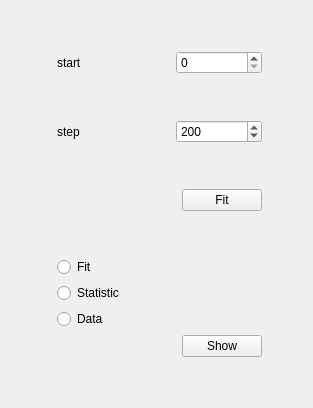
      <widget class="QWidget" name="fitting_tab">
       <attribute name="title">
        <string>Fitting</string>
       </attribute>
       <layout class="QGridLayout" name="gridLayout_3" rowstretch="0,0,0,0,0,0,0,0,0,0,0,0" columnstretch="0,0,0,4,4,0">
        <item row="3" column="1">
         <widget class="QLabel" name="step_label">
          <property name="text">
           <string>step</string>
          </property>
         </widget>
        </item>
        <item row="1" column="5">
         <spacer name="horizontalSpacer_35">
          <property name="orientation">
           <enum>Qt::Horizontal</enum>
          </property>
          <property name="sizeHint" stdset="0">
           <size>
            <width>40</width>
            <height>20</height>
           </size>
          </property>
         </spacer>
        </item>
        <item row="11" column="4">
         <spacer name="verticalSpacer_26">
          <property name="orientation">
           <enum>Qt::Vertical</enum>
          </property>
          <property name="sizeHint" stdset="0">
           <size>
            <width>20</width>
            <height>40</height>
           </size>
          </property>
         </spacer>
        </item>
        <item row="1" column="1">
         <widget class="QLabel" name="start_label">
          <property name="text">
           <string>start</string>
          </property>
         </widget>
        </item>
        <item row="10" column="4">
         <widget class="QPushButton" name="show_button">
          <property name="sizePolicy">
           <sizepolicy hsizetype="Expanding" vsizetype="Expanding">
            <horstretch>0</horstretch>
            <verstretch>0</verstretch>
           </sizepolicy>
          </property>
          <property name="maximumSize">
           <size>
            <width>16777215</width>
            <height>50</height>
           </size>
          </property>
          <property name="autoFillBackground">
           <bool>false</bool>
          </property>
          <property name="text">
           <string>Show</string>
          </property>
         </widget>
        </item>
        <item row="5" column="4">
         <widget class="QPushButton" name="fit_button">
          <property name="enabled">
           <bool>true</bool>
          </property>
          <property name="sizePolicy">
           <sizepolicy hsizetype="Expanding" vsizetype="Expanding">
            <horstretch>0</horstretch>
            <verstretch>0</verstretch>
           </sizepolicy>
          </property>
          <property name="maximumSize">
           <size>
            <width>16777215</width>
            <height>50</height>
           </size>
          </property>
          <property name="text">
           <string>Fit</string>
          </property>
         </widget>
        </item>
        <item row="1" column="0">
         <spacer name="horizontalSpacer_26">
          <property name="orientation">
           <enum>Qt::Horizontal</enum>
          </property>
          <property name="sizeHint" stdset="0">
           <size>
            <width>40</width>
            <height>20</height>
           </size>
          </property>
         </spacer>
        </item>
        <item row="8" column="1">
         <widget class="QRadioButton" name="statistic_radiobutton">
          <property name="sizePolicy">
           <sizepolicy hsizetype="Expanding" vsizetype="Expanding">
            <horstretch>0</horstretch>
            <verstretch>0</verstretch>
           </sizepolicy>
          </property>
          <property name="autoFillBackground">
           <bool>false</bool>
          </property>
          <property name="text">
           <string>Statistic</string>
          </property>
         </widget>
        </item>
        <item row="7" column="1">
         <widget class="QRadioButton" name="fit_radiobutton">
          <property name="sizePolicy">
           <sizepolicy hsizetype="Expanding" vsizetype="Expanding">
            <horstretch>0</horstretch>
            <verstretch>0</verstretch>
           </sizepolicy>
          </property>
          <property name="autoFillBackground">
           <bool>false</bool>
          </property>
          <property name="text">
           <string>Fit</string>
          </property>
         </widget>
        </item>
        <item row="9" column="1">
         <widget class="QRadioButton" name="data_radiobutton">
          <property name="sizePolicy">
           <sizepolicy hsizetype="Expanding" vsizetype="Expanding">
            <horstretch>0</horstretch>
            <verstretch>0</verstretch>
           </sizepolicy>
          </property>
          <property name="autoFillBackground">
           <bool>false</bool>
          </property>
          <property name="text">
           <string>Data</string>
          </property>
         </widget>
        </item>
        <item row="10" column="0" colspan="4">
         <spacer name="horizontalSpacer_41">
          <property name="orientation">
           <enum>Qt::Horizontal</enum>
          </property>
          <property name="sizeHint" stdset="0">
           <size>
            <width>40</width>
            <height>20</height>
           </size>
          </property>
         </spacer>
        </item>
        <item row="6" column="4">
         <spacer name="verticalSpacer_25">
          <property name="orientation">
           <enum>Qt::Vertical</enum>
          </property>
          <property name="sizeHint" stdset="0">
           <size>
            <width>20</width>
            <height>40</height>
           </size>
          </property>
         </spacer>
        </item>
        <item row="1" column="2">
         <spacer name="horizontalSpacer_32">
          <property name="orientation">
           <enum>Qt::Horizontal</enum>
          </property>
          <property name="sizeHint" stdset="0">
           <size>
            <width>40</width>
            <height>20</height>
           </size>
          </property>
         </spacer>
        </item>
        <item row="2" column="3" colspan="2">
         <spacer name="verticalSpacer_23">
          <property name="orientation">
           <enum>Qt::Vertical</enum>
          </property>
          <property name="sizeHint" stdset="0">
           <size>
            <width>20</width>
            <height>40</height>
           </size>
          </property>
         </spacer>
        </item>
        <item row="4" column="3" colspan="2">
         <spacer name="verticalSpacer_24">
          <property name="orientation">
           <enum>Qt::Vertical</enum>
          </property>
          <property name="sizeHint" stdset="0">
           <size>
            <width>20</width>
            <height>40</height>
           </size>
          </property>
         </spacer>
        </item>
        <item row="1" column="3" colspan="2">
         <widget class="QSpinBox" name="start_textfield">
          <property name="sizePolicy">
           <sizepolicy hsizetype="Preferred" vsizetype="Preferred">
            <horstretch>0</horstretch>
            <verstretch>0</verstretch>
           </sizepolicy>
          </property>
          <property name="maximum">
           <number>1000000000</number>
          </property>
          <property name="value">
           <number>0</number>
          </property>
         </widget>
        </item>
        <item row="3" column="3" colspan="2">
         <widget class="QSpinBox" name="step_textfield">
          <property name="sizePolicy">
           <sizepolicy hsizetype="Preferred" vsizetype="Preferred">
            <horstretch>0</horstretch>
            <verstretch>0</verstretch>
           </sizepolicy>
          </property>
          <property name="minimum">
           <number>1</number>
          </property>
          <property name="maximum">
           <number>1000000000</number>
          </property>
          <property name="value">
           <number>200</number>
          </property>
         </widget>
        </item>
        <item row="0" column="3" colspan="2">
         <spacer name="verticalSpacer_31">
          <property name="orientation">
           <enum>Qt::Vertical</enum>
          </property>
          <property name="sizeHint" stdset="0">
           <size>
            <width>20</width>
            <height>40</height>
           </size>
          </property>
         </spacer>
        </item>
        <item row="5" column="0" colspan="4">
         <spacer name="horizontalSpacer_38">
          <property name="orientation">
           <enum>Qt::Horizontal</enum>
          </property>
          <property name="sizeHint" stdset="0">
           <size>
            <width>40</width>
            <height>20</height>
           </size>
          </property>
         </spacer>
        </item>
       </layout>
      </widget>
